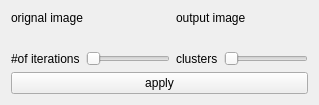
              <widget class="QWidget" name="Kmeans">
               <attribute name="title">
                <string> K-means</string>
               </attribute>
               <layout class="QGridLayout" name="gridLayout">
                <item row="0" column="0">
                 <layout class="QVBoxLayout" name="verticalLayout_22">
                  <item>
                   <layout class="QHBoxLayout" name="horizontalLayout_107">
                    <item>
                     <layout class="QVBoxLayout" name="verticalLayout_89">
                      <item>
                       <widget class="QLabel" name="label_org_k">
                        <property name="sizePolicy">
                         <sizepolicy hsizetype="Preferred" vsizetype="Fixed">
                          <horstretch>0</horstretch>
                          <verstretch>0</verstretch>
                         </sizepolicy>
                        </property>
                        <property name="text">
                         <string>orignal image</string>
                        </property>
                       </widget>
                      </item>
                      <item>
                       <widget class="QLabel" name="orig_img_k">
                        <property name="text">
                         <string/>
                        </property>
                       </widget>
                      </item>
                      <item>
                       <layout class="QHBoxLayout" name="horizontalLayout_40">
                        <item>
                         <widget class="QLabel" name="label_48">
                          <property name="text">
                           <string>#of iterations</string>
                          </property>
                         </widget>
                        </item>
                        <item>
                         <widget class="QSlider" name="slider_iter_k">
                          <property name="minimum">
                           <number>1</number>
                          </property>
                          <property name="orientation">
                           <enum>Qt::Horizontal</enum>
                          </property>
                         </widget>
                        </item>
                       </layout>
                      </item>
                     </layout>
                    </item>
                    <item>
                     <layout class="QVBoxLayout" name="verticalLayout_90">
                      <item>
                       <widget class="QLabel" name="label_out_k">
                        <property name="sizePolicy">
                         <sizepolicy hsizetype="Preferred" vsizetype="Fixed">
                          <horstretch>0</horstretch>
                          <verstretch>0</verstretch>
                         </sizepolicy>
                        </property>
                        <property name="text">
                         <string>output image</string>
                        </property>
                       </widget>
                      </item>
                      <item>
                       <widget class="QLabel" name="output_img_k">
                        <property name="text">
                         <string/>
                        </property>
                       </widget>
                      </item>
                      <item>
                       <layout class="QHBoxLayout" name="horizontalLayout_41">
                        <item>
                         <widget class="QLabel" name="label_49">
                          <property name="text">
                           <string>clusters</string>
                          </property>
                         </widget>
                        </item>
                        <item>
                         <widget class="QSlider" name="horizontalSlider_clus_k">
                          <property name="orientation">
                           <enum>Qt::Horizontal</enum>
                          </property>
                         </widget>
                        </item>
                       </layout>
                      </item>
                     </layout>
                    </item>
                   </layout>
                  </item>
                  <item>
                   <widget class="QPushButton" name="apply_k">
                    <property name="text">
                     <string>apply</string>
                    </property>
                   </widget>
                  </item>
                 </layout>
                </item>
               </layout>
              </widget>
